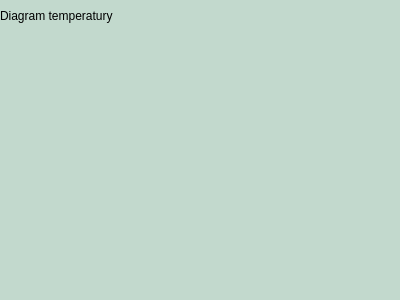
<?xml version="1.0" encoding="UTF-8"?>
<ui version="4.0">
 <class>OknoDialog</class>
 <widget class="QWidget" name="OknoDialog">
  <property name="geometry">
   <rect>
    <x>0</x>
    <y>0</y>
    <width>400</width>
    <height>300</height>
   </rect>
  </property>
  <property name="windowTitle">
   <string>Form</string>
  </property>
  <property name="styleSheet">
   <string notr="true">background-color: rgb(194, 217, 205);</string>
  </property>
  <widget class="QLabel" name="label_2">
   <property name="geometry">
    <rect>
     <x>0</x>
     <y>0</y>
     <width>401</width>
     <height>31</height>
    </rect>
   </property>
   <property name="text">
    <string>Diagram temperatury</string>
   </property>
  </widget>
 </widget>
 <resources/>
 <connections/>
</ui>
